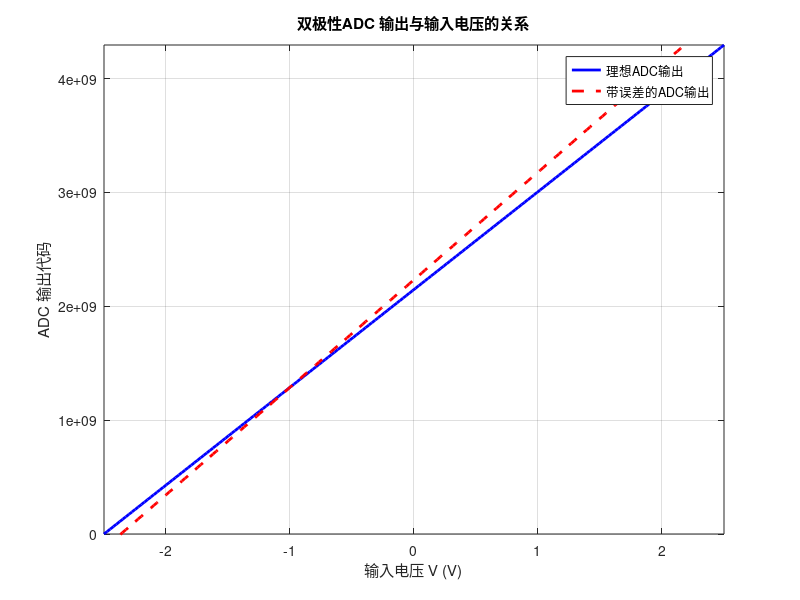

MATLAB code to generate this figure:
% 参数设置
V_ref = 2.5;                   % ADC参考电压
n_bits = 32;                 % ADC位数
N = 2^n_bits;                % ADC输出代码数量
V_min = -V_ref;              % ADC最小输入电压
V_max = V_ref;               % ADC最大输入电压

% 理想ADC函数
ideal_ADC = @(V) round((N-1) * (V - V_min) / (V_max - V_min));

% 增益和失调误差设置
gain_error = 1.1;           % 增益误差系数
offset_error = 0.1;          % 失调误差(单位：V)

% 输入电压范围
V = linspace(V_min, V_max, 200);  % 从-V_ref到V_ref生成200个点

% 理想输出代码
ideal_code = ideal_ADC(V);

% 带有增益和失调误差的ADC输出
output_code = ideal_ADC(gain_error * V + offset_error);

% 绘制结果
figure;
plot(V, ideal_code, 'b-', 'LineWidth', 2); hold on;
plot(V, output_code, 'r--', 'LineWidth', 2);
grid on;
xlabel('输入电压 V (V)');
ylabel('ADC 输出代码');
title('双极性ADC 输出与输入电压的关系');
legend('理想ADC输出', '带误差的ADC输出', 'Location', 'Best');
xlim([V_min, V_max]);
ylim([0, N-1]);
